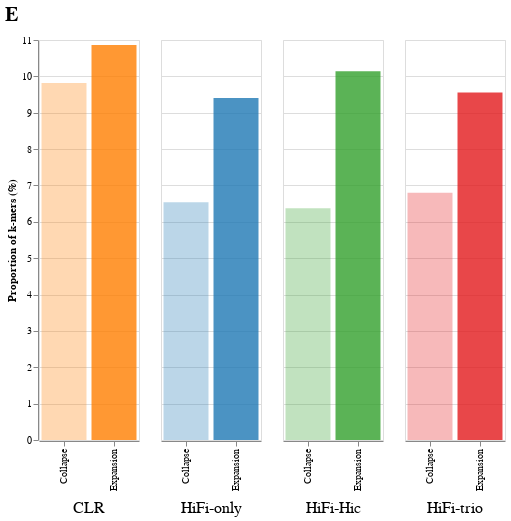

The notebook cell this image was saved under:
### Code cell
panel_B_b = alt.Chart(exp_col,title='E').mark_bar(opacity=.7).encode(
    column=alt.Column('mode:N',header=alt.Header(orient="bottom",labelFontSize=16),title=None,
                      sort=['CLR', 'HiFi-only', 'HiFi-Hic', 'HiFi-trio']),
    x=alt.X('tp:N', title=None),
    y=alt.Y('prct',title="Proportion of k-mers (%)"),
    color=alt.Color(
                'mode', 
                scale=alt.Scale(
                    domain=modes_byung,
                    range=colors_byung,
                ),
        legend=None
            ),
    opacity=alt.Opacity('tp:N',title=None,legend=None),
).properties(
    width=300,
    height=400,
).properties(width=100,
             title = alt.TitleParams(text = 'E', 
            fontSize=20,
            font='Arial',
            anchor='start',
            color='black',
            dx=-1,
            dy=-6,
                                    ))

panel_B_b

### Figure 1 — Vega-Lite specification as saved in the notebook (floating-point values rounded to 4 significant figures)
{"config": {"view": {"continuousWidth": 400, "continuousHeight": 300}}, "data": {"name": "data-ea8ef07ab1b61eba92ddf9139ebd7b6b"}, "mark": {"type": "bar", "opacity": 0.7}, "encoding": {"color": {"field": "mode", "legend": null, "scale": {"domain": ["HiFi-only", "HiFi-Hic", "HiFi-trio", "CLR"], "range": ["#1f78b4", "#33a02c", "#e31a1c", "#ff7f00"]}, "type": "nominal"}, "column": {"field": "mode", "header": {"labelFontSize": 16, "orient": "bottom"}, "sort": ["CLR", "HiFi-only", "HiFi-Hic", "HiFi-trio"], "title": null, "type": "nominal"}, "opacity": {"field": "tp", "legend": null, "title": null, "type": "nominal"}, "x": {"field": "tp", "title": null, "type": "nominal"}, "y": {"field": "prct", "title": "Proportion of k-mers (%)", "type": "quantitative"}}, "height": 400, "title": {"text": "E", "anchor": "start", "color": "black", "dx": -1, "dy": -6, "font": "Arial", "fontSize": 20}, "width": 100, "$schema": "https://vega.github.io/schema/vega-lite/v4.17.0.json", "datasets": {"data-ea8ef07ab1b61eba92ddf9139ebd7b6b": [{"mode": "CLR", "prct": 10.86, "tp": "Expansion"}, {"mode": "HiFi-only", "prct": 9.408, "tp": "Expansion"}, {"mode": "HiFi-Hic", "prct": 10.14, "tp": "Expansion"}, {"mode": "HiFi-trio", "prct": 9.558, "tp": "Expansion"}, {"mode": "CLR", "prct": 9.815, "tp": "Collapse"}, {"mode": "HiFi-only", "prct": 6.539, "tp": "Collapse"}, {"mode": "HiFi-Hic", "prct": 6.371, "tp": "Collapse"}, {"mode": "HiFi-trio", "prct": 6.796, "tp": "Collapse"}]}}
